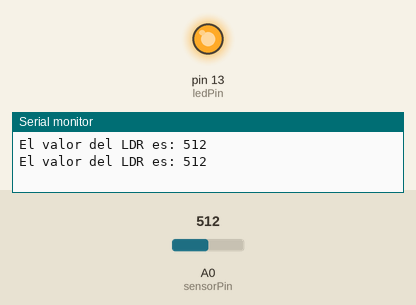
Simulated run of this sketch. Board: Arduino Uno, built with avr-gcc and run on an emulated ATmega328P. Shown: output pins drawn as LEDs (lit = HIGH), the last lines printed to the serial monitor. The inputs (shaded band) are chosen by the test bench; at power-on: A0 (sensorPin) = 512.

Above: at 1.8 s.
1.9 s: A0 (sensorPin) set to 502
At 2.4 s:
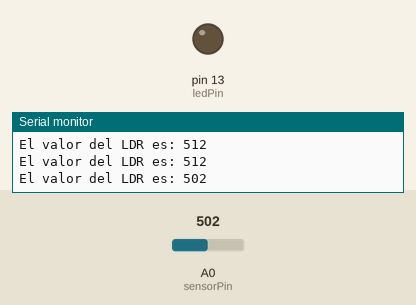
3.5 s: A0 (sensorPin) set to 522
At 5.2 s:
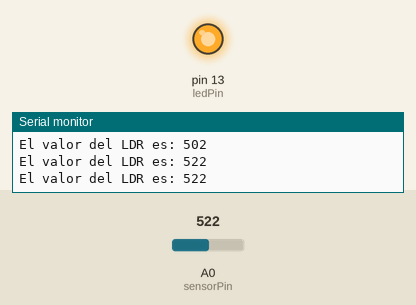
5.5 s: A0 (sensorPin) set to 511
At 6.7 s:
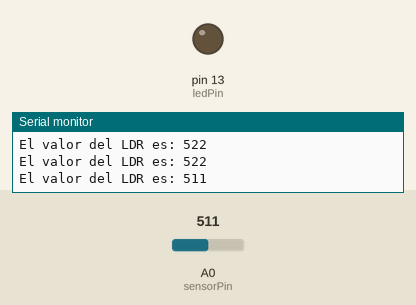
Timing chart, 0 to 8.5 s (numbered marks = the images above; inputs shaded):
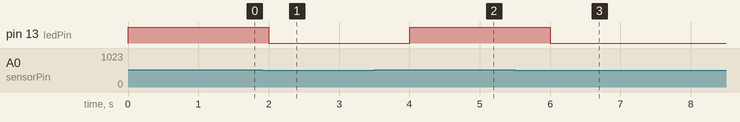

The sketch:

Clase_11_FotoResistencia.ino
```cpp
// This code is for the Photo resistor Module.

int sensorPin = A0 ;
int ledPin = 13 ;
int sensorValue = 0 ;
String mensaje= " ";
void setup ( ) {
  pinMode ( ledPin , OUTPUT ) ;
  Serial.begin ( 9600 ) ;
}

void loop ( )  {
  sensorValue = analogRead (sensorPin) ;
  if ( sensorValue < 512) {
    digitalWrite ( ledPin , LOW ) ;
    mensaje = "El valor del LDR es: ";
    Serial.println(mensaje + sensorValue);
    delay ( 1000 ) ;
  } else {
    digitalWrite ( ledPin , HIGH ) ;
    mensaje = "El valor del LDR es: ";
    Serial.println(mensaje + sensorValue);
    delay ( 1000 ) ;
  }

}
```

Measured:
- the behaviour switches between 512 and 511 on A0 (sensorPin) (found by bisection; images 0 and 1)
- after the input at 1.9 s, pin 13 (ledPin): HIGH → LOW after 0.10 s
- after the input at 3.5 s, pin 13 (ledPin): LOW → HIGH after 0.50 s
- after the input at 5.5 s, pin 13 (ledPin): HIGH → LOW after 0.50 s
